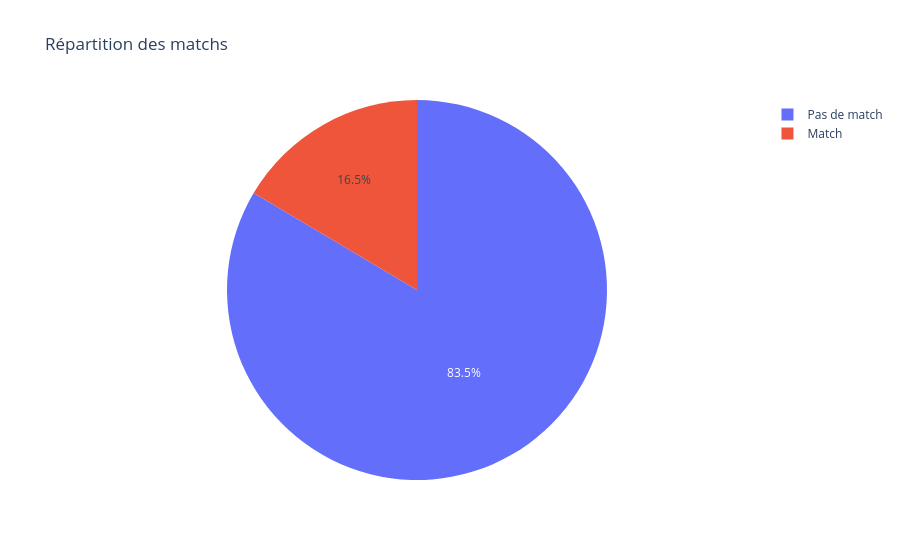
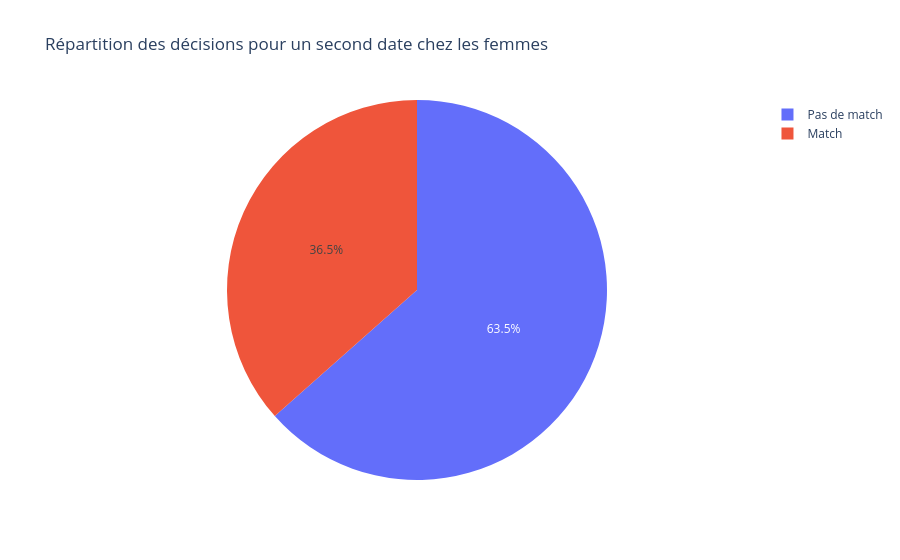
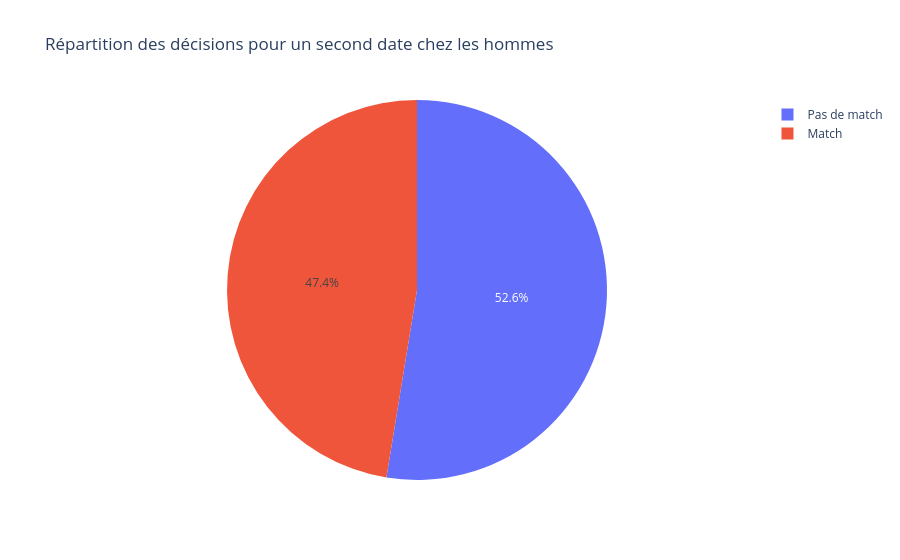

Notebook source saved alongside these figures, in order:
### Code cell
# Description du taux de match
fig_f = px.pie(
    df["match"].value_counts(),
    names=df["match"].value_counts().index.map({0: "Pas de match", 1: "Match"}),
    values=df["match"].value_counts().values,
    title="Répartition des matchs")
fig_f.show()

# Calcul du taux de decision pour un second date par genre
dec_by_gender = df.groupby("gender")["dec"].value_counts().unstack().fillna(0)

# Camembert pour les femmes
fig_f = px.pie(
    dec_by_gender.loc["Female"],
    names=dec_by_gender.loc["Female"].index.map({0: "Pas de match", 1: "Match"}),
    values=dec_by_gender.loc["Female"].values,
    title="Répartition des décisions pour un second date chez les femmes"
)
fig_f.show()

# Camembert pour les hommes
fig_h = px.pie(
    dec_by_gender.loc["Male"],
    names=dec_by_gender.loc["Male"].index.map({0: "Pas de match", 1: "Match"}),
    values=dec_by_gender.loc["Male"].values,
    title="Répartition des décisions pour un second date chez les hommes"
)
fig_h.show()

### Figure 1 — Plotly figure (JSON) as saved in the notebook; plotly's stock layout.template omitted (floating-point values rounded to 4 significant figures)
{"data": [{"domain": {"x": [0, 1], "y": [0, 1]}, "hovertemplate": "label=%{label}<br>value=%{value}<extra></extra>", "labels": ["Pas de match", "Match"], "legendgroup": "", "name": "", "showlegend": true, "type": "pie", "values": [6998, 1380]}], "layout": {"legend": {"tracegroupgap": 0}, "title": {"text": "Répartition des matchs"}}}

### Figure 2 — Plotly figure (JSON) as saved in the notebook; plotly's stock layout.template omitted (floating-point values rounded to 4 significant figures)
{"data": [{"domain": {"x": [0, 1], "y": [0, 1]}, "hovertemplate": "label=%{label}<br>value=%{value}<extra></extra>", "labels": ["Pas de match", "Match"], "legendgroup": "", "name": "", "showlegend": true, "type": "pie", "values": [2655, 1529]}], "layout": {"legend": {"tracegroupgap": 0}, "title": {"text": "Répartition des décisions pour un second date chez les femmes"}}}

### Figure 3 — Plotly figure (JSON) as saved in the notebook; plotly's stock layout.template omitted (floating-point values rounded to 4 significant figures)
{"data": [{"domain": {"x": [0, 1], "y": [0, 1]}, "hovertemplate": "label=%{label}<br>value=%{value}<extra></extra>", "labels": ["Pas de match", "Match"], "legendgroup": "", "name": "", "showlegend": true, "type": "pie", "values": [2205, 1989]}], "layout": {"legend": {"tracegroupgap": 0}, "title": {"text": "Répartition des décisions pour un second date chez les hommes"}}}
